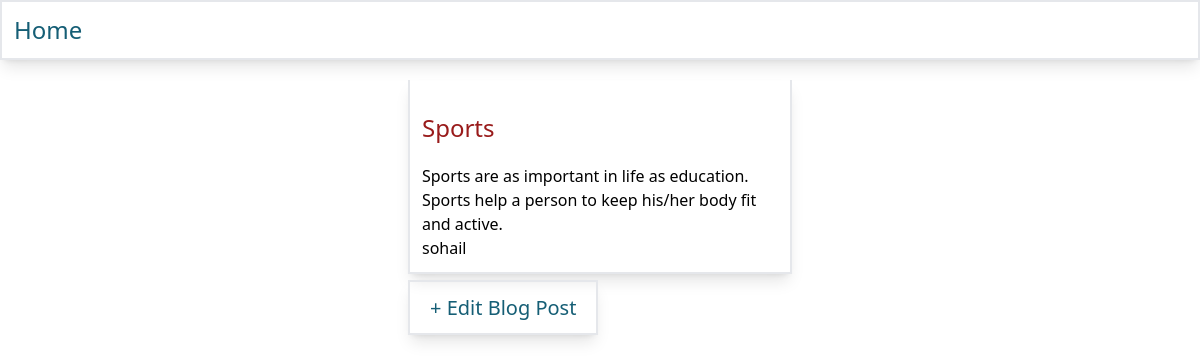
/post/1/, run on an earlier commit of the app's database.
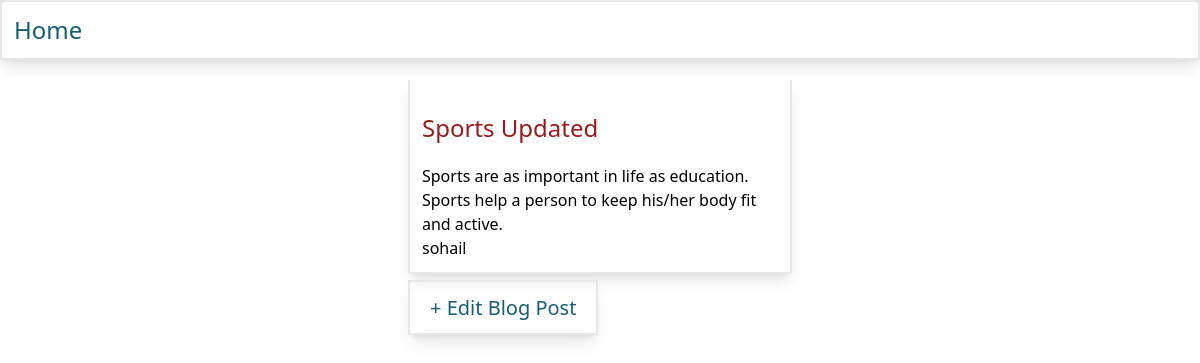
And on a later commit of the database.
### blogs/models.py (models this page shows, shortened)
class Post(models.Model):
    title = models.CharField(max_length=200)
    description = models.CharField(max_length=400)
    auther = models.ForeignKey('auth.User', on_delete=models.CASCADE)
    body = models.TextField()
    created = models.DateTimeField(auto_now_add=True)
    updated = models.DateTimeField(auto_now=True)
    role = models.CharField(max_length=20, choices=BLOG_USER_CHOICES, default='owner')

### blogs/views.py (the view)
# urls.py: path('post/<int:post_pk>/', blog_detail_view,  name='blog_detail'),
def blog_detail_view(request, post_pk):
    post = Post.objects.filter(id=post_pk)
    post_title = post[0].title
    post_auther = post[0].auther
    post_body = post[0].body
    post_id = post[0].id
    template_name = 'detail.html'
    template_dict = {
        'post_title': post_title,
        'post_auther': post_auther,
        'post_body': post_body,
        'post_id': post_id
        }
    return render(request, template_name, template_dict)

### templates/detail.html (shortened to what this page needs)
{% extends 'base.html' %}
{% block content %}
<div class="flex justify-center">
   <div class="border-2 border-t-0 p-3 w-96 shadow-lg">
    <h2 class="text-2xl text-red-800 my-5">{{post_title}}</h2>
    <p>{{post_body}}</p>
    <p>{{post_auther}}</p>
</div>
</div>
<div class="my-5 mx-auto w-96">
<a class="text-xl text-cyan-800 border-2 px-5 hover:text-red-800 py-3 px-5 shadow-lg" href="{% url 'blog_edit' post_id %}">+ Edit Blog Post</a>
</div>
{% endblock %}

### templates/base.html (shortened to what this page needs)
{% load static tailwind_tags %}
<!DOCTYPE html>
<html lang="en">
<head>
    {% tailwind_css %}
</head>
<body>
	<header>
		<nav class="border-2 p-3 mb-5 shadow-lg">
			<a class="text-cyan-800 text-2xl" href="{% url 'home' %}">Home</a>
		</nav>
	</header>
    {% block content %}
    {% endblock %}
</body>
</html>
<!-- {% load tailwind_tags %}
<!DOCTYPE html>
<html lang="en">
	<head>
    <title>Django Tailwind</title>
		<meta charset="UTF-8">
		<meta name="viewport" content="width=device-width, initial-scale=1.0">
		<meta http-equiv="X-UA-Compatible" content="ie=edge">
		{% tailwind_css %}
	</head>
	<body class="bg-gray-50 font-serif leading-normal tracking-normal">
		<div class="">
			<section class="flex items-center justify-center h-screen">
				<h1 class="text-5xl text-white bg-black">Django + Tailwind = ❤️</h1>
			</section>
		</div>
	</body>
</html> -->

What changed in the data, as far as the page shows it:
changed Post: title "Sports" → "Sports Updated"
